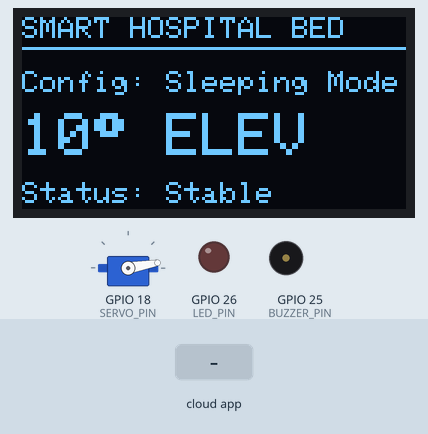
A sketch run on a simulated ESP32. Parts: 128×64 one-colour display, servo, output pins drawn as LEDs (lit = HIGH), buzzer (waves = sounding, pin HIGH). The inputs (shaded band) are chosen by the test bench. WiFi joins after 1.5 s; servers stay silent unless stated; no MQTT or app messages arrive unless stated; what the sketch prints to the serial monitor is not drawn.

Above: at 2.7 s.
2.8 s: the phone or cloud app sets bed-angle to 0
At 2.97 s:
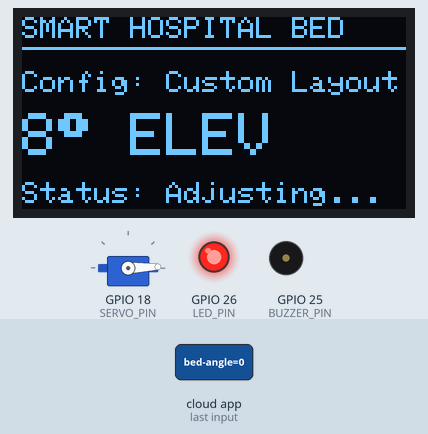
At 4.2 s:
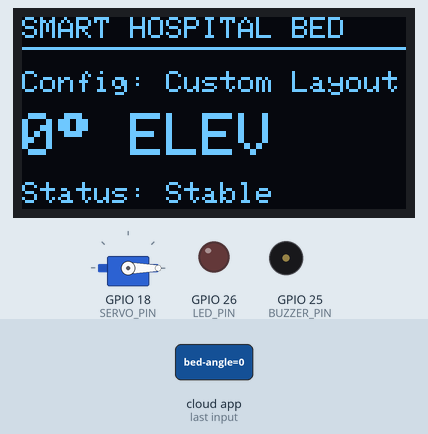
4.5 s: the phone or cloud app sets bed-angle to 1
At 5.8 s:
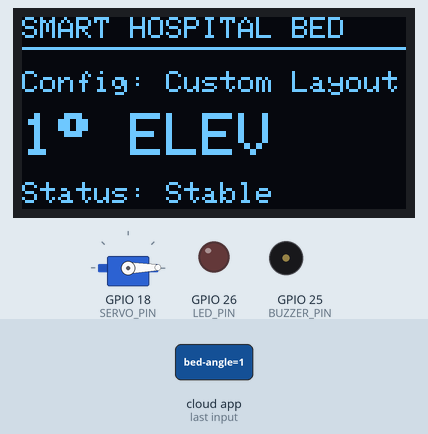
Timing chart, 0 to 7.5 s (numbered marks = the images above; inputs shaded):
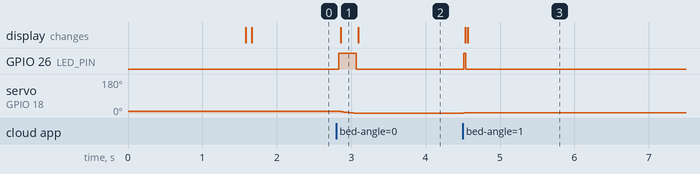

Measured:
- after the input at 2.8 s, GPIO 26 (LED_PIN): LOW → HIGH at once, → LOW 0.23 s later; servo on GPIO 18 (SERVO_PIN): 10° → 0° at once; the display: changes after 0.06 s (image 1)
- after the input at 4.5 s, GPIO 26 (LED_PIN): LOW → HIGH at once, → LOW 0.03 s later; servo on GPIO 18 (SERVO_PIN): 0° → 1° at once; the display: first changes at once (image 3 shows a later state)

The sketch:

sketch.ino
```cpp
#include <WiFi.h>
#include "Adafruit_MQTT.h"
#include "Adafruit_MQTT_Client.h"
#include <ESP32Servo.h>
#include <Wire.h>
#include <Adafruit_GFX.h>
#include <Adafruit_SSD1306.h>

// ============================================================================
// CONFIGURATION & CREDENTIALS
// ============================================================================

// WiFi Configuration (Wokwi Default Virtual Network)
#define WLAN_SSID       "Wokwi-GUEST"
#define WLAN_PASS       ""

// Adafruit IO Configuration (Updated with your credentials)
#define AIO_SERVER      "io.adafruit.com"
#define AIO_SERVERPORT  1883
#define IO_USERNAME     "raj12"
#define IO_KEY          "aio_aoWg38lvT63BnR7e1ahm5WBTH67U"

// Hardware Pin Layout
#define SERVO_PIN       18
#define BUZZER_PIN      25
#define LED_PIN         26
#define SCREEN_WIDTH    128
#define SCREEN_HEIGHT   64

// ============================================================================
// OBJECTS & GLOBALS
// ============================================================================

Servo bedServo;
Adafruit_SSD1306 display(SCREEN_WIDTH, SCREEN_HEIGHT, &Wire, -1);

// Movement & Safety Logic Variables
float currentAngle = 10.0; // Start at Sleeping Mode (10 degrees)
float targetAngle = 10.0;
const float MAX_SPEED = 1.5; // Smooth transition scale (Max change per loop frame)
unsigned long lastUpdate = 0;

// Networking Instances
WiFiClient client;
Adafruit_MQTT_Client mqtt(&client, AIO_SERVER, AIO_SERVERPORT, IO_USERNAME, IO_KEY);
Adafruit_MQTT_Subscribe bedAngleFeed = Adafruit_MQTT_Subscribe(&mqtt, IO_USERNAME "/feeds/bed-angle");

// Function Prototypes
void MQTT_connect();
void updateOLED(String mode, int angle, String status);

// ============================================================================
// SYSTEM SETUP
// ============================================================================

void setup() {
  Serial.begin(115200);

  // Set Pin Modes
  pinMode(BUZZER_PIN, OUTPUT);
  pinMode(LED_PIN, OUTPUT);
  digitalWrite(BUZZER_PIN, LOW);
  digitalWrite(LED_PIN, LOW);

  // Initialize SSD1306 I2C OLED Display (Address 0x3C)
  if(!display.begin(SSD1306_SWITCHCAPVCC, 0x3C)) {
    Serial.println(F("OLED initialization failed!"));
    for(;;); // Lock here if hardware misconfiguration occurs
  }

  // Boot Screen Initial Splash
  display.clearDisplay();
  display.setTextColor(SSD1306_WHITE);
  display.setTextSize(1);
  display.setCursor(0, 15);
  display.println("  SMART BED CONTROL");
  display.println("  Initializing Wifi...");
  display.display();

  // Initialize Servo Motor
  bedServo.attach(SERVO_PIN, 500, 2400);
  bedServo.write((int)currentAngle);

  // Establish Wi-Fi Connection
  Serial.print("Connecting to Virtual Wi-Fi");
  WiFi.begin(WLAN_SSID, WLAN_PASS);
  while (WiFi.status() != WL_CONNECTED) {
    delay(500);
    Serial.print(".");
  }
  Serial.println("\nWi-Fi Network Connected!");

  // Subscribe to Adafruit IO Feed
  mqtt.subscribe(&bedAngleFeed);

  // Update screen status to show system is live
  updateOLED("Sleeping", (int)currentAngle, "Stable");
}

// ============================================================================
// MAIN EXECUTIVE LOOP
// ============================================================================

void loop() {
  // Maintain active MQTT cloud connection
  MQTT_connect();

  // 1. Process cloud updates from Adafruit IO
  Adafruit_MQTT_Subscribe *subscription;
  while ((subscription = mqtt.readSubscription(5))) { // Non-blocking check (5ms timeout)
    if (subscription == &bedAngleFeed) {
      float receivedValue = String((char *)bedAngleFeed.lastread).toFloat();

      // Absolute Safety Constraints Protection (Bound data between 0 and 90)
      if(receivedValue < 0) receivedValue = 0;
      if(receivedValue > 90) receivedValue = 90;

      targetAngle = receivedValue;
      Serial.print("Cloud Stream Target Angle: ");
      Serial.println(targetAngle);
    }
  }

  // 2. Non-Blocking Smooth Linear Interpolation Execution (Runs every 30ms)
  if (millis() - lastUpdate > 30) {
    lastUpdate = millis();

    if (currentAngle != targetAngle) {
      // Actively transitioning state indicators
      digitalWrite(LED_PIN, HIGH);

      float angleDifference = targetAngle - currentAngle;

      // Restrict quick acceleration transitions to safeguard user comfort
      if (angleDifference > MAX_SPEED) {
        currentAngle += MAX_SPEED;
      } else if (angleDifference < -MAX_SPEED) {
        currentAngle -= MAX_SPEED;
      } else {
        currentAngle = targetAngle; // Snaps to targeted spot if difference is fractional
      }

      bedServo.write((int)currentAngle);

      // Determine Clinical Position Categorization Label
      String currentMode = "Custom Layout";
      if ((int)targetAngle == 10) currentMode = "Sleeping Mode";
      else if ((int)targetAngle == 45) currentMode = "Breathing Supp";
      else if ((int)targetAngle == 90) currentMode = "EMERGENCY ALERT";

      // Emergency Mode Buzzer Routine
      if((int)targetAngle == 90) {
        digitalWrite(BUZZER_PIN, HIGH); // Alarm sounds constantly when 90° emergency is flagged
      } else {
        digitalWrite(BUZZER_PIN, LOW);
      }

      updateOLED(currentMode, (int)currentAngle, "Adjusting...");

    } else {
      // System achieves target angle configuration equilibrium
      digitalWrite(LED_PIN, LOW);

      String finalMode = "Custom Layout";
      if ((int)currentAngle == 10) finalMode = "Sleeping Mode";
      else if ((int)currentAngle == 45) finalMode = "Breathing Supp";
      else if ((int)currentAngle == 90) finalMode = "EMERGENCY ALERT";

      // Safety drop catch for the buzzer
      if ((int)currentAngle != 90) {
         digitalWrite(BUZZER_PIN, LOW);
      }

      updateOLED(finalMode, (int)currentAngle, "Stable");
    }
  }
}

// ============================================================================
// SUBSYSTEM UTILITY FUNCTIONS
// ============================================================================

// local OLED Render Subroutine
void updateOLED(String mode, int angle, String status) {
  display.clearDisplay();

  // UI Panel Static Header Frame
  display.setTextSize(1);
  display.setCursor(0, 0);
  display.print("SMART HOSPITAL BED");
  display.drawFastHLine(0, 10, 128, SSD1306_WHITE);

  // Display Current Operating Setup
  display.setCursor(0, 18);
  display.print("Config: ");
  display.print(mode);

  // Main Angle Display Output
  display.setCursor(0, 32);
  display.setTextSize(2);
  display.print(angle);
  display.write(247); // Generates standard degree (°) ASCII sign symbol
  display.print(" ELEV");

  // System Safety Loop Activity Metric
  display.setTextSize(1);
  display.setCursor(0, 55);
  display.print("Status: ");
  display.print(status);

  display.display();
}

// Active Broker Connectivity Watchdog Routine
void MQTT_connect() {
  if (mqtt.connected()) return;

  Serial.print("Connecting to Adafruit IO... ");
  uint8_t retries = 3;

  while (mqtt.connect() != 0) {
       Serial.println("Connection Failed. Retrying Broker Link...");
       mqtt.disconnect();
       delay(5000);
       retries--;
       if (retries == 0) {
         Serial.println("System Core Fault: Could not bind cloud assets. Resetting system.");
         while (1); // Triggers Wokwi crash watch halt
       }
  }
  Serial.println("Adafruit IO Connected Successfully!");
}
```
